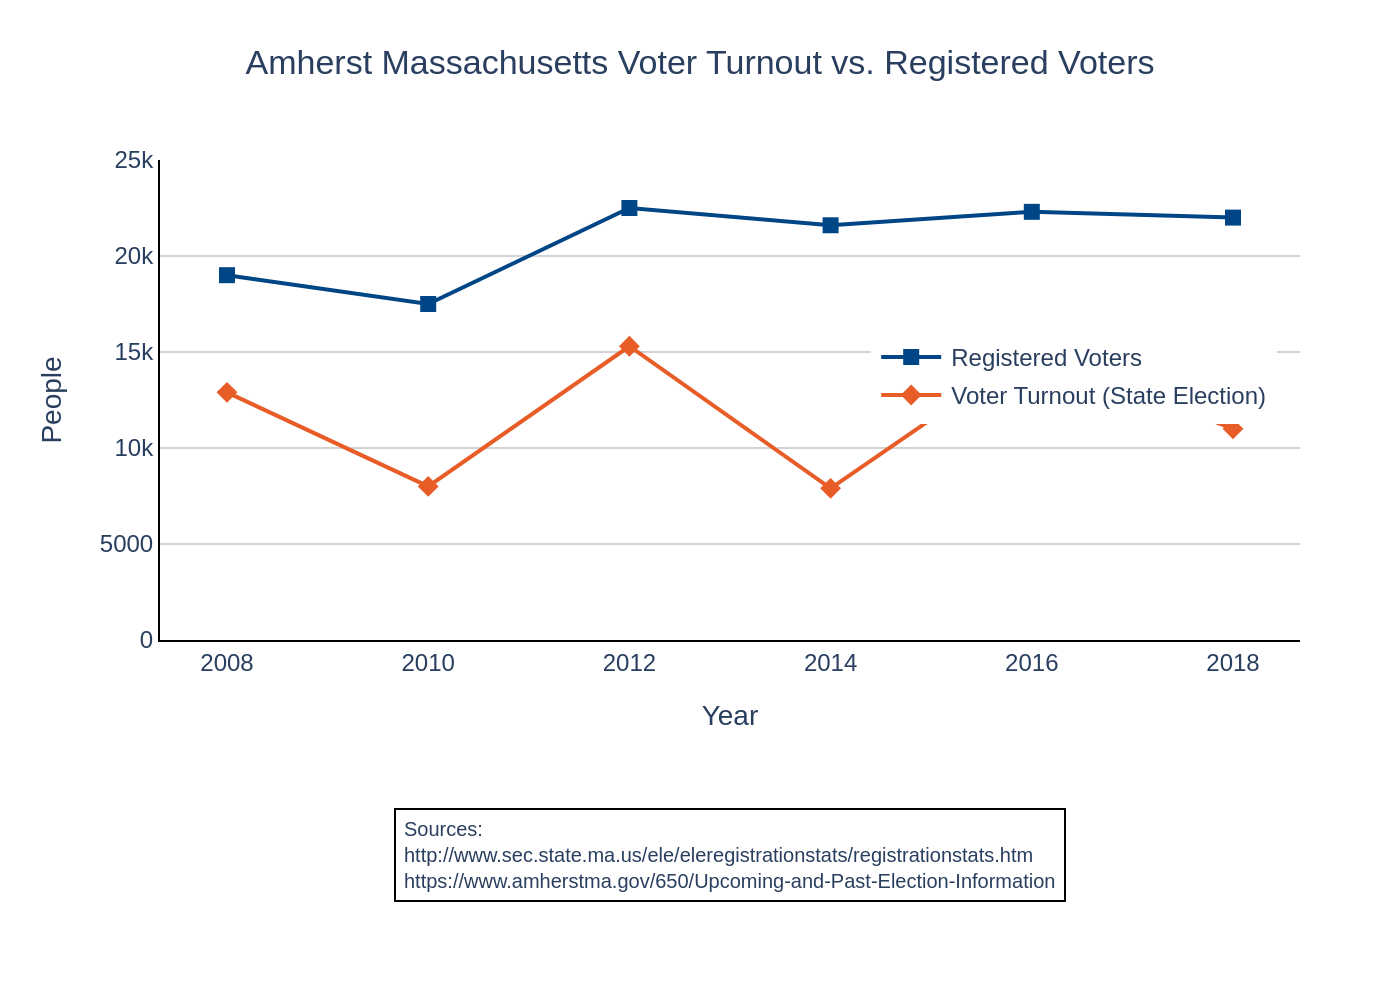

Write Python code to recreate this figure.
import sys
import json
import os
import plotly.graph_objects as go

if len(sys.argv) != 2:
    print("Usage: python create_chart.py <path_to_json_file>")
    sys.exit(1)

json_path = sys.argv[1]
if not os.path.exists(json_path):
    print(f"Error: File not found at {json_path}")
    sys.exit(1)
    
base_name = os.path.splitext(os.path.basename(json_path))[0]
output_filename = f"{base_name}.png"

with open(json_path, 'r', encoding='utf-8') as f:
    config = json.load(f)

fig = go.Figure()

chart_data = config.get('chart_data', [])
colors = config.get('colors', [])
texts = config.get('texts', {})

marker_symbols = ['square', 'diamond']

for i, series in enumerate(chart_data):
    fig.add_trace(go.Scatter(
        x=series.get('x'),
        y=series.get('y'),
        name=series.get('name'),
        mode='lines+markers',
        line=dict(color=colors[i], width=2),
        marker=dict(
            symbol=marker_symbols[i % len(marker_symbols)],
            color=colors[i],
            size=8
        )
    ))

title_text = texts.get('title', '')
if texts.get('subtitle'):
    title_text += f"<br><sub>{texts['subtitle']}</sub>"

fig.update_layout(
    title=dict(
        text=title_text,
        x=0.5,
        y=0.95,
        xanchor='center',
        yanchor='top'
    ),
    xaxis=dict(
        title=texts.get('x_axis_title'),
        tickmode='array',
        tickvals=chart_data[0]['x'] if chart_data and 'x' in chart_data[0] else None,
        showgrid=False,
        showline=True,
        linewidth=1,
        linecolor='black'
    ),
    yaxis=dict(
        title=texts.get('y_axis_title'),
        range=[0, 25000],
        tickvals=[0, 5000, 10000, 15000, 20000, 25000],
        gridcolor='lightgray',
        showline=True,
        linewidth=1,
        linecolor='black'
    ),
    font=dict(
        family="Arial",
        size=12
    ),
    legend=dict(
        x=0.98,
        y=0.65,
        xanchor='right',
        yanchor='top'
    ),
    plot_bgcolor='white',
    paper_bgcolor='white',
    margin=dict(l=80, r=50, t=80, b=180)
)

if texts.get('source'):
    fig.add_annotation(
        text=texts['source'],
        showarrow=False,
        xref='paper',
        yref='paper',
        x=0.5,
        y=-0.35,
        xanchor='center',
        yanchor='top',
        align='left',
        font=dict(size=10),
        bordercolor='black',
        borderwidth=1,
        borderpad=4
    )

fig.write_image(output_filename, scale=2)
print(f"Chart saved to {output_filename}")
